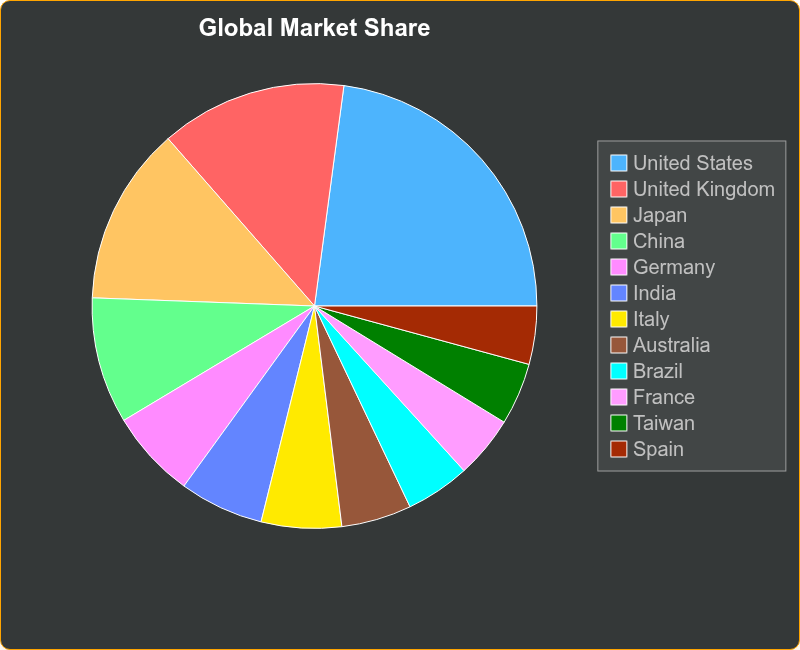

This figure's Python source:
from bokeh_rocks import fpie_basic, save_plot,apply_theme
import pandas as pd
df = pd.DataFrame({
    'Country': ['United States', 'United Kingdom', 'Japan', 'China', 'Germany',
                'India', 'Italy', 'Australia', 'Brazil', 'France', 'Taiwan', 'Spain'],
    'Value': [157, 93, 89, 63, 44, 42, 40, 35, 32, 31, 31, 29]
})

p = fpie_basic(df, title="Global Market Share", )
apply_theme(p,theme = 'dark', legend_outside=True)
p.background_fill_color = '#343838'
save_plot(p, 'output/pie_01')
